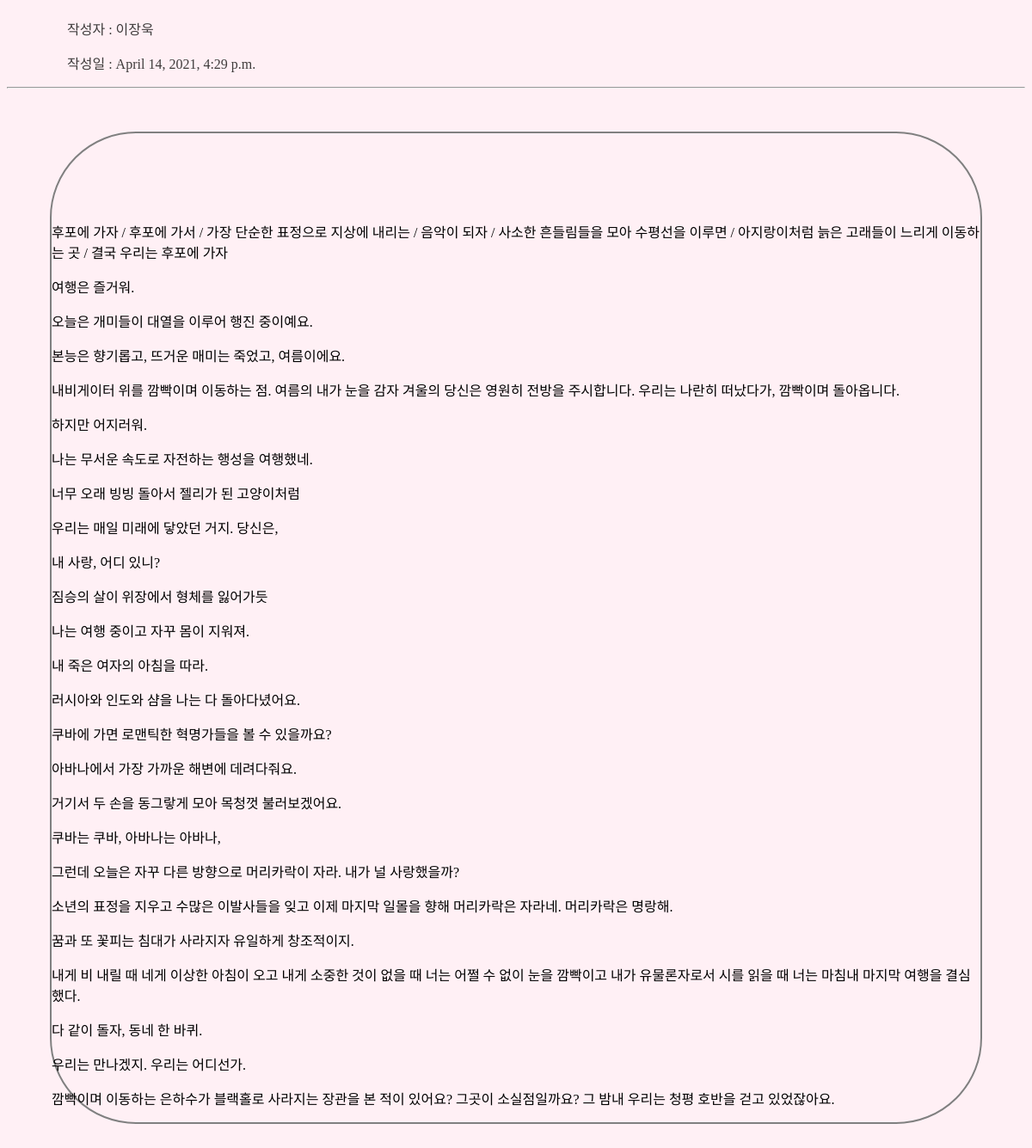
Page /3 on the committed database.
### blog/models.py (models this page shows, shortened)
class Blog(models.Model):
    subject = models.CharField(max_length=100, default="")
    author = models.CharField(max_length=100)
    publishing_date = models.DateTimeField()
    contents = models.TextField()

### blog/views.py (the view)
# urls.py: path('<str:id>',detail,name="detail"),
def detail(request, id):
    blog = get_object_or_404(Blog, pk = id)
    return render(request, 'detail.html', {'blog':blog})

### blog/templates/detail.html (shortened to what this page needs)
<!DOCTYPE html>
<html lang='en'>
<head>
</head>
<body>
    <div>
    <p id="writer">작성자 : {{blog.author}}</p>
    <p id='date'>작성일 : {{blog.publishing_date}}</p>
    </div>
    <hr>
    <div id='body'>
    <p id='text'>{{blog.contents | linebreaks }}</p>
    </div>
</body>
</html>

### blog/templates/detail.html (style rules this page uses)
body { background-color:lavenderblush; }
#writer { color:rgb(63, 60, 60); padding-left: 70px; }
#date { color:rgb(63, 60, 60); padding-left: 70px; }
#text { text-align:center; color:grey; padding-left:100px; padding-top:70px; }
#body { border: 2px solid grey;; border-radius: 100px; margin: 50px; }

### rows in the picture
Blog: author "이장욱", publishing_date "April 14, 2021, 4:29 p.m.", contents "후포에 가자 / 후포에 가서 / 가장 단순한 표정으로 지상에 내리는 / 음악이 되자 / 사소한 흔들림들을 모아 수평선을 이루면 / 아지랑이처럼 늙은 고래들이 느리게 이동하는 곳 / 결국 우리는 후포에 가자 여행은 즐거워. 오늘은 개미들이 대열을 이루어 행진 중이예요. 본능은 향기롭고, 뜨거운 매미는 죽었고, 여름이에요. 내비게이터 위를 깜빡이며 이동하는 점. 여름의 내가 눈을 감자 겨울의 당신은 영원히 전방을 주시합니다. 우리는 나란히 떠났다가, 깜빡이며 돌아옵니다. 하지만 어지러워. 나는 무서운 속도로 자전하는 행성을 여행했네. 너무 오래 빙빙 돌아서 젤리가 된 고양이처럼 우리는 매일 미래에 닿았던 거지. 당신은, 내 사랑, 어디 있니? 짐승의 살이 위장에서 형체를 잃어가듯 나는 여행 중이고 자꾸 몸이 지워져. 내 죽은 여자의 아침을 따라. 러시아와 인도와 샴을 나는 다 돌아다녔어요. 쿠바에 가면 로맨틱한 혁명가들을 볼 수 있을까요? 아바나에서 가장 가까운 해변에 데려다줘요. 거기서 두 손을 동그랗게 모아 목청껏 불러보겠어요. 쿠바는 쿠바, 아바나는 아바나, 그런데 오늘은 자꾸 다른 방향으로 머리카락이 자라. 내가 널 사랑했을까? 소년의 표정을 지우고 수많은 이발사들을 잊고 이제 마지막 일몰을 향해 머리카락은 자라네. 머리카락은 명랑해. 꿈과 또 꽃피는 침대가 사라지자 유일하게 창조적이지. 내게 비 내릴 때 네게 이상한 아침이…"
